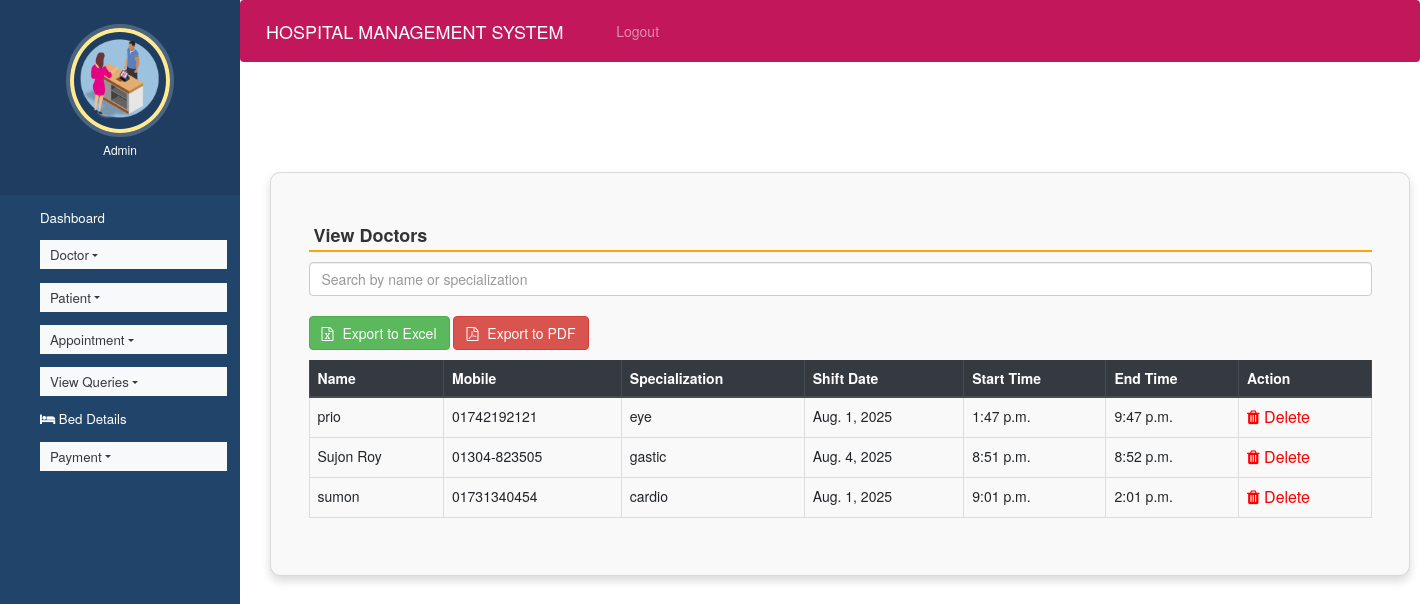
/view_doctor/ (signed in), run on the app's committed database.
### hospitals/models.py (models this page shows, shortened)
class Doctor(models.Model):
    name = models.CharField(max_length=100)
    mobile = models.CharField(max_length=20)
    special = models.CharField(max_length=100)
    shift_date = models.DateField(null=True, blank=True)
    shift_start_time = models.TimeField(null=True, blank=True)
    shift_end_time = models.TimeField(null=True, blank=True)

### hospitals/views.py (the view)
# urls.py: path('view_doctor/', view_doctor, name='view_doctor'),
def view_doctor(request):
    if not request.user.is_staff:
        return redirect('login')
    doctors = Doctor.objects.all()
    context = {'doctors': doctors}
    return render(request, 'view_doctor.html', context)

### hospitals/templates/view_doctor.html (shortened to what this page needs)
{% extends 'admin_nav.html' %}
{% load static %}
{% block content %}
<html>
<head>
  <link rel="stylesheet" href="https://maxcdn.bootstrapcdn.com/bootstrap/3.4.1/css/bootstrap.min.css">
  <link rel="stylesheet" href="https://cdnjs.cloudflare.com/ajax/libs/font-awesome/4.7.0/css/font-awesome.min.css">
</head>
<body>
<br><br><br>
<div class="container card shadow m-5">
  <div class="card-body">
    <h4 class="p-2" style="border-bottom: 2px solid orange;">View Doctors</h4>
    <input type="text" id="searchInput" class="form-control" placeholder="Search by name or specialization" onkeyup="searchTable()">
    <br>
    <div class="mb-3">
      <button class="btn btn-success" onclick="exportTableToExcel('doctorTable')"><i class="fa fa-file-excel-o"></i> Export to Excel</button>
      <button class="btn btn-danger" onclick="exportToPDF()"><i class="fa fa-file-pdf-o"></i> Export to PDF</button>
    </div>
    <div class="table-responsive">
      <table class="table table-bordered table-striped" id="doctorTable">
        <thead class="thead-dark">
          <tr>
            <th>Name</th>
            <th>Mobile</th>
            <th>Specialization</th>
            <th>Shift Date</th>
            <th>Start Time</th>
            <th>End Time</th>
            <th>Action</th>
          </tr>
        </thead>
        <tbody>
          {% for doc in doctors %}
          <tr>
            <td>{{ doc.name }}</td>
            <td>{{ doc.mobile }}</td>
            <td>{{ doc.special }}</td>
            <td>{{ doc.shift_date }}</td>
            <td>{{ doc.shift_start_time }}</td>
            <td>{{ doc.shift_end_time }}</td>
            <td>
              <a href="{% url 'delete_doctor' doc.id %}" class="delete-btn" onclick="return confirmDelete()">
                <i class="fa fa-trash"></i> Delete
              </a>
            </td>
          </tr>
          {% empty %}
          <tr>
            <td colspan="7" class="text-center text-danger">No doctor records found.</td>
          </tr>
          {% endfor %}
        </tbody>
      </table>
    </div>
  </div>
</div>
</body>
</html>
{% endblock content %}

### hospitals/static/style.css (style rules this page uses)
body { padding-left: 240px; }

### hospitals/templates/admin_nav.html (style rules this page uses)
a:link { text-decoration: none; }
a { color: white; }
body { padding-left: 240px; }

### hospitals/templates/view_doctor.html (style rules this page uses)
.card { background: #f9f9f9; border-radius: 10px; padding: 25px; }
h4 { font-weight: bold; color: #333; }
.btn i { margin-right: 5px; }
.table thead { background-color: #f1f1f1; }
.delete-btn { color: red; font-size: 16px; }

### data on the page
Doctor: name "prio", mobile "01742192121", special "eye", shift_date "Aug. 1, 2025", shift_start_time "1:47 p.m.", shift_end_time "9:47 p.m."
Doctor: name "Sujon Roy", mobile "01304-823505", special "gastic", shift_date "Aug. 4, 2025", shift_start_time "8:51 p.m.", shift_end_time "8:52 p.m."
Doctor: name "sumon", mobile "01731340454", special "cardio", shift_date "Aug. 1, 2025", shift_start_time "9:01 p.m.", shift_end_time "2:01 p.m."
